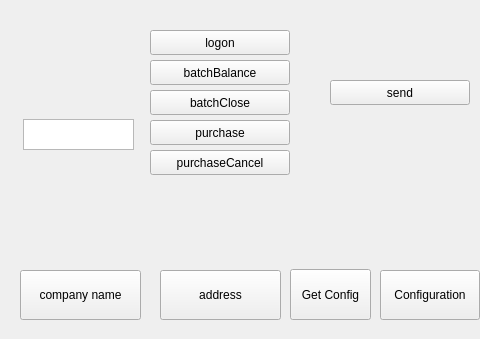
<?xml version="1.0" encoding="UTF-8"?>
<ui version="4.0">
 <class>simulator</class>
 <widget class="QWidget" name="simulator">
  <property name="geometry">
   <rect>
    <x>0</x>
    <y>0</y>
    <width>480</width>
    <height>339</height>
   </rect>
  </property>
  <property name="windowTitle">
   <string>Form</string>
  </property>
  <widget class="QPushButton" name="logonButton">
   <property name="geometry">
    <rect>
     <x>150</x>
     <y>30</y>
     <width>140</width>
     <height>25</height>
    </rect>
   </property>
   <property name="text">
    <string>logon</string>
   </property>
  </widget>
  <widget class="QPushButton" name="BalanceButton">
   <property name="geometry">
    <rect>
     <x>150</x>
     <y>60</y>
     <width>140</width>
     <height>25</height>
    </rect>
   </property>
   <property name="text">
    <string>batchBalance</string>
   </property>
  </widget>
  <widget class="QPushButton" name="CloseButton">
   <property name="geometry">
    <rect>
     <x>150</x>
     <y>90</y>
     <width>140</width>
     <height>25</height>
    </rect>
   </property>
   <property name="text">
    <string>batchClose</string>
   </property>
  </widget>
  <widget class="QPushButton" name="purchaseButton">
   <property name="geometry">
    <rect>
     <x>150</x>
     <y>120</y>
     <width>140</width>
     <height>25</height>
    </rect>
   </property>
   <property name="text">
    <string>purchase</string>
   </property>
  </widget>
  <widget class="QPushButton" name="cancelButton">
   <property name="geometry">
    <rect>
     <x>150</x>
     <y>150</y>
     <width>140</width>
     <height>25</height>
    </rect>
   </property>
   <property name="text">
    <string>purchaseCancel</string>
   </property>
  </widget>
  <widget class="QPushButton" name="sendButton">
   <property name="geometry">
    <rect>
     <x>330</x>
     <y>80</y>
     <width>140</width>
     <height>25</height>
    </rect>
   </property>
   <property name="text">
    <string>send</string>
   </property>
  </widget>
  <widget class="QPushButton" name="configButton">
   <property name="geometry">
    <rect>
     <x>380</x>
     <y>270</y>
     <width>100</width>
     <height>50</height>
    </rect>
   </property>
   <property name="text">
    <string>Configuration</string>
   </property>
  </widget>
  <widget class="QTextEdit" name="textEdit">
   <property name="geometry">
    <rect>
     <x>23</x>
     <y>119</y>
     <width>111</width>
     <height>31</height>
    </rect>
   </property>
  </widget>
  <widget class="QPushButton" name="nameButton">
   <property name="geometry">
    <rect>
     <x>20</x>
     <y>270</y>
     <width>121</width>
     <height>50</height>
    </rect>
   </property>
   <property name="text">
    <string>company name</string>
   </property>
  </widget>
  <widget class="QPushButton" name="addressButton">
   <property name="geometry">
    <rect>
     <x>160</x>
     <y>270</y>
     <width>121</width>
     <height>50</height>
    </rect>
   </property>
   <property name="text">
    <string>address</string>
   </property>
  </widget>
  <widget class="QPushButton" name="pushButton">
   <property name="geometry">
    <rect>
     <x>290</x>
     <y>269</y>
     <width>81</width>
     <height>51</height>
    </rect>
   </property>
   <property name="text">
    <string>Get Config</string>
   </property>
  </widget>
 </widget>
 <resources/>
 <connections/>
</ui>
